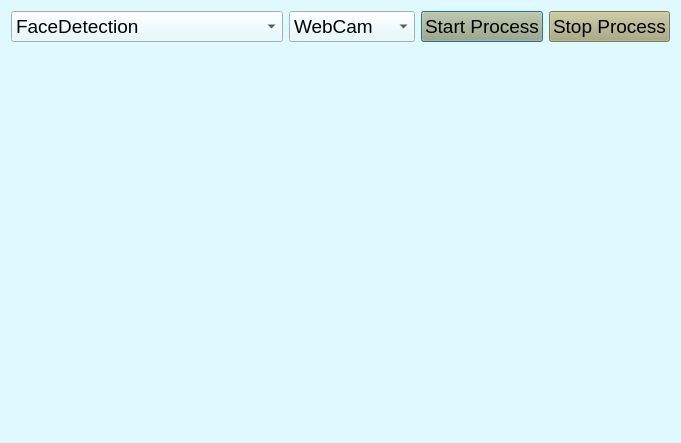
<?xml version="1.0" encoding="UTF-8"?>
<ui version="4.0">
 <class>Dialog</class>
 <widget class="QDialog" name="Dialog">
  <property name="geometry">
   <rect>
    <x>0</x>
    <y>0</y>
    <width>678</width>
    <height>443</height>
   </rect>
  </property>
  <property name="windowTitle">
   <string>Dialog</string>
  </property>
  <property name="styleSheet">
   <string notr="true">background-color: rgb(224, 249, 255); </string>
  </property>
  <layout class="QGridLayout" name="gridLayout_2">
   <item row="0" column="1">
    <layout class="QVBoxLayout" name="verticalLayout">
     <item>
      <layout class="QHBoxLayout" name="horizontalLayout">
       <item>
        <widget class="QComboBox" name="cmb_alg">
         <property name="font">
          <font>
           <pointsize>14</pointsize>
          </font>
         </property>
         <item>
          <property name="text">
           <string>FaceDetection</string>
          </property>
         </item>
         <item>
          <property name="text">
           <string>FaceRecognition</string>
          </property>
         </item>
         <item>
          <property name="text">
           <string>FaceExpressionRecognition</string>
          </property>
         </item>
        </widget>
       </item>
      </layout>
     </item>
    </layout>
   </item>
   <item row="0" column="2">
    <widget class="QComboBox" name="cmb_cam">
     <property name="font">
      <font>
       <pointsize>14</pointsize>
      </font>
     </property>
     <item>
      <property name="text">
       <string>WebCam</string>
      </property>
     </item>
     <item>
      <property name="text">
       <string>MobileCam</string>
      </property>
     </item>
    </widget>
   </item>
   <item row="0" column="3">
    <widget class="QPushButton" name="START">
     <property name="font">
      <font>
       <pointsize>14</pointsize>
      </font>
     </property>
     <property name="styleSheet">
      <string notr="true">background-color: rgb(170, 170, 127);</string>
     </property>
     <property name="text">
      <string>Start Process</string>
     </property>
    </widget>
   </item>
   <item row="0" column="4">
    <widget class="QPushButton" name="STOP">
     <property name="font">
      <font>
       <pointsize>14</pointsize>
      </font>
     </property>
     <property name="styleSheet">
      <string notr="true">background-color: rgb(170, 170, 127);</string>
     </property>
     <property name="text">
      <string>Stop Process</string>
     </property>
    </widget>
   </item>
   <item row="1" column="1" colspan="4">
    <widget class="QLabel" name="label">
     <property name="text">
      <string> </string>
     </property>
    </widget>
   </item>
  </layout>
 </widget>
 <resources/>
 <connections/>
</ui>
